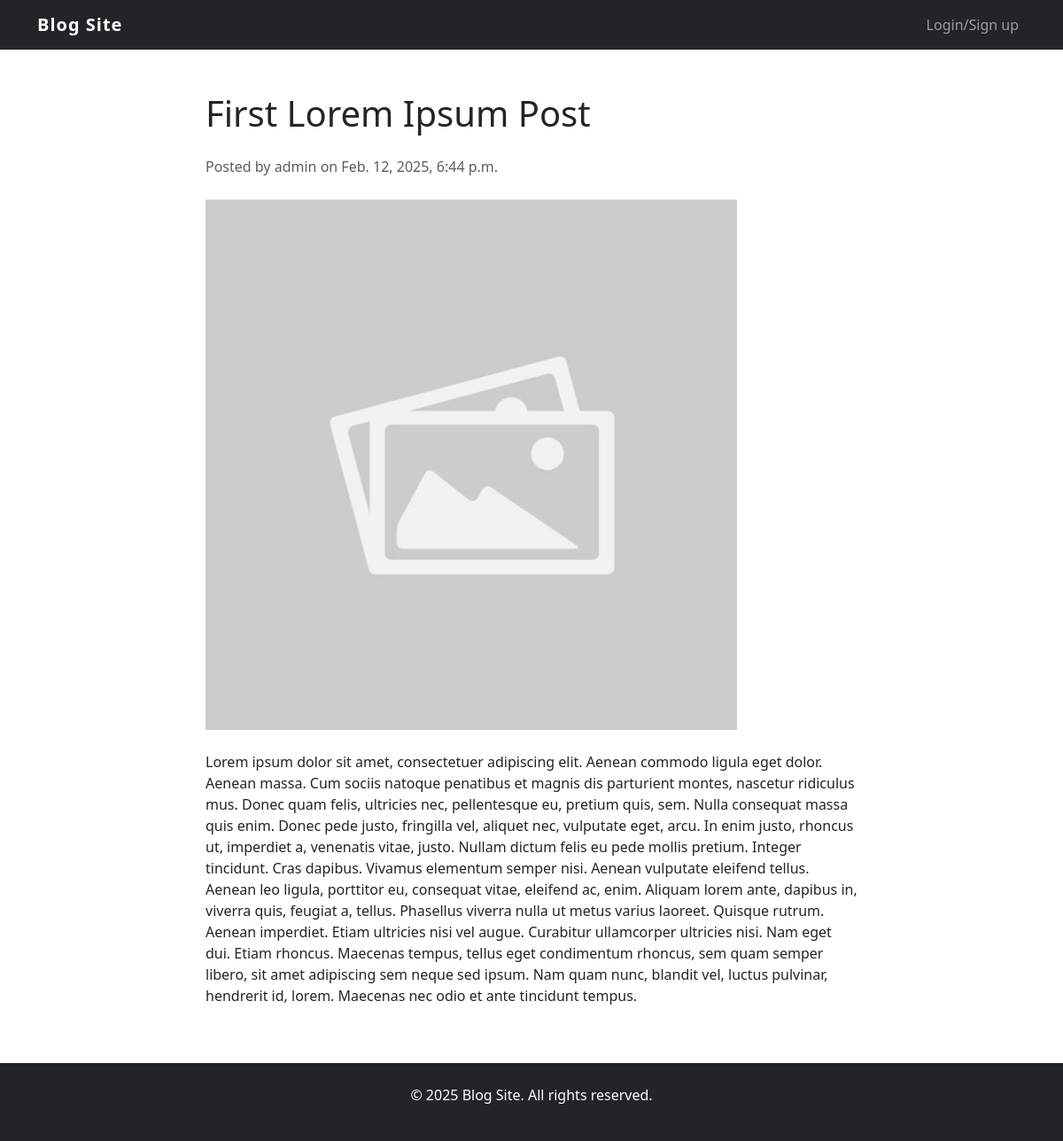
/post/1, run on the app's committed database.
### blog/models.py (models this page shows, shortened)
class BlogPost(models.Model):
    user = models.ForeignKey(User, on_delete=models.CASCADE, null=True)
    image_name = models.CharField(max_length=255)
    title = models.CharField(max_length=255, null=True)
    text = models.TextField(max_length=65535)
    dateCreated = models.DateTimeField(default=timezone.now)
    dateUpdated = models.DateTimeField(default=timezone.now)

### blog/views.py (the view)
# urls.py: path('post/<int:postid>', views.postdetails, name='post-details'),
def postdetails(request, postid):
    post = get_object_or_404(BlogPost, pk=postid)
    return render(request,"detail.html",{"post": post})

### templates/detail.html
{% extends "base.html" %}
{% load static %}
{% block content %}
    <article>
        <div class="row">
            <div class="col-lg-8 mx-auto">
                <h1 class="mb-4">{{post.title}}</h1>
                <div class="meta mb-4 text-muted">
                    Posted by {{post.user.username}} on {{post.dateCreated}}
                </div>
                <img src="{% static 'images/'|add:post.image_name %}" width="600" class="img-fluid mb-4" alt="Featured image">
                <div class="content">
                    <p>{{post.text}}</p>
                </div>
            </div>
        </div>
    </article>
{% endblock %}

### static/css/blog.css (style rules this page uses)
body { display: flex; flex-direction: column; min-height: 100vh; }

### data on the page
BlogPost: title "First Lorem Ipsum Post", user.username "admin", dateCreated "Feb. 12, 2025, 6:44 p.m.", image_name (placeholder picture), text "Lorem ipsum dolor sit amet, consectetuer adipiscing elit. Aenean commodo ligula eget dolor. Aenean massa. Cum sociis natoque penatibus et magnis dis parturient montes, nascetur ridiculus mus. Donec quam felis, ultricies nec, pellentesque eu, pretium quis, sem. Nulla consequat massa quis enim. Donec pede justo, fringilla vel, aliquet nec, vulputate eget, arcu. In enim justo, rhoncus ut, imperdiet a, venenatis vitae, justo. Nullam dictum felis eu pede mollis pretium. Integer tincidunt. Cras dapibus. Vivamus elementum semper nisi. Aenean vulputate eleifend tellus. Aenean leo ligula, porttitor eu, consequat vitae, eleifend ac, enim. Aliquam lorem ante, dapibus in, viverra quis, feugiat a,…"
